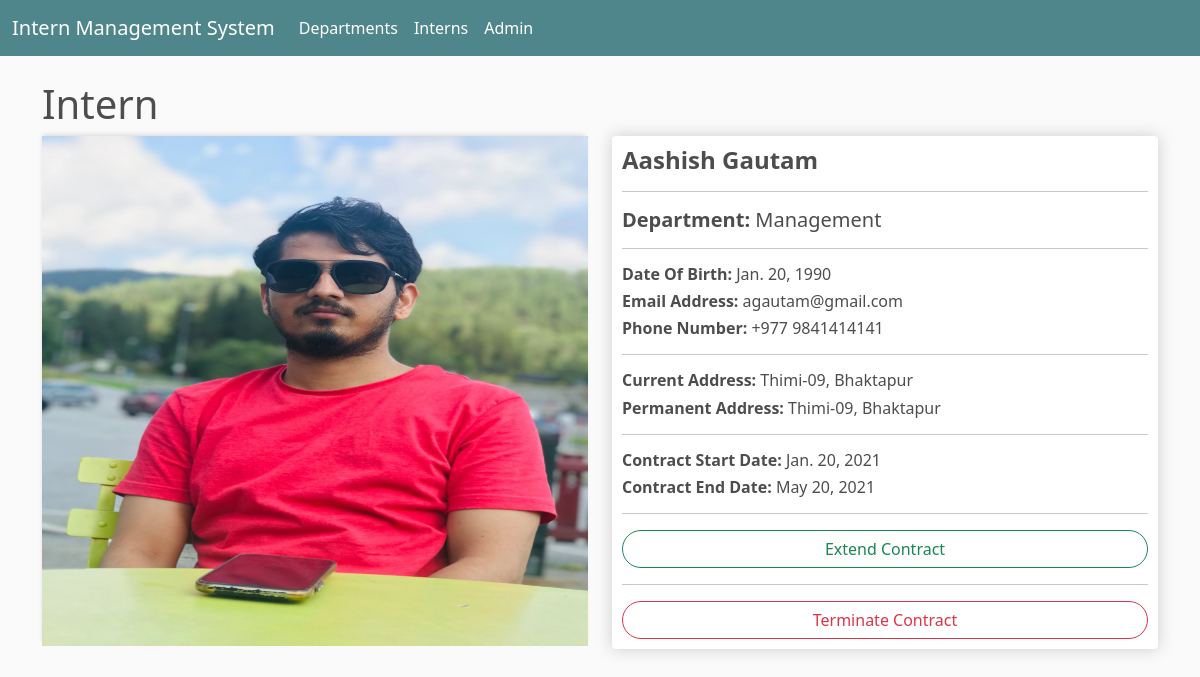
/view_details/15/, run on the app's committed database.
### internship/models.py (models this page shows)
class Internship(models.Model):
    firstname = models.CharField(max_length=255)
    lastname = models.CharField(max_length=255)
    date_of_birth = models.DateField()
    email_address = models.EmailField()
    phone_number = models.CharField(max_length=15)
    current_address = models.CharField(max_length=255)
    permanent_address = models.CharField(max_length=255)
    start_date = models.DateField()
    end_date = models.DateField()
    department = models.ForeignKey(Department, on_delete=models.SET_NULL, null=True)
    image = models.ImageField(null=True, blank=True)
    @property
    def imageURL(self):
        try:
            url = self.image.url
        except:
            url = ''
        return url

### department/models.py (models this page shows)
class Department(models.Model):
    name = models.CharField(max_length=255)
    def __str__(self):
        return self.name

### internship/views.py (the view)
# urls.py: path('view_details/<str:intern_id>/', views.viewDetails, name="view_details"),
def viewDetails(request, intern_id ):
    intern = get_object_or_404(Internship, id=intern_id)
    context = {"intern":intern}
    return render(request, 'view_details.html',context)

### internship/templates/view_details.html
{% extends 'base.html' %} {% load static %} {% block content %}
<h1> Intern </h1>
<div class="row">
    <div class="col-md-6">
        <img style="height: 510px;" class="thumbnail" src="{{ intern.imageURL }}">
    </div>
    <div class="col-md-6">
        <div class="box-element ">
            <h4><strong>{{ intern.firstname }} {{ intern.lastname }}</strong></h4>
            <hr>
            <h5><strong>Department: </strong>{{ intern.department }}</h5>
            <hr>
            <h6><strong>Date Of Birth: </strong>{{ intern.date_of_birth }}</h6>
            <h6><strong>Email Address: </strong>{{ intern.email_address }}</h6>
            <h6><strong>Phone Number: </strong>{{ intern.phone_number }}</h6>
            <hr>
            <h6><strong>Current Address: </strong>{{ intern.current_address }}</h6>
            <h6><strong>Permanent Address: </strong>{{ intern.permanent_address }}</h6>
            <hr>
            <h6><strong>Contract Start Date: </strong>{{ intern.start_date }}</h6>
            <h6><strong>Contract End Date: </strong>{{ intern.end_date }}</h6>
            <hr>
            <a class="btn btn-outline-success" href="#">Extend Contract</a>
            <hr>
            <a class="btn btn-outline-danger" href="#">Terminate Contract</a>
        </div>
    </div>
</div>
{% endblock %}

### static/css/main.css (style rules this page uses)
body { background-color: hsl(0, 0%, 98%); }
h1, h2, h3, h4, h5, h6 { color: hsl(0, 0%, 30%); }
.box-element { box-shadow: hsl(0, 0%, 80%) 0 0 16px; background-color: #fff; border-radius: 4px; padding: 10px; }
.thumbnail { width: 100%; height: 280px; -webkit-box-shadow: -1px -3px 5px -2px rgba(214, 214, 214, 1); -moz-box-shadow: -1px -3px 5px -2px rgba(214, 214, 214, 1); box-shadow: -1px -3px 5px -2px rgba(214, 214, 214, 1); }
.btn { border-radius: 2rem; width: 100%; }

### data on the page
Internship: imageURL (picture), firstname "Aashish", lastname "Gautam", department "Management", date_of_birth "Jan. 20, 1990", email_address "agautam@gmail.com", phone_number "+977 9841414141", current_address "Thimi-09, Bhaktapur", permanent_address "Thimi-09, Bhaktapur", start_date "Jan. 20, 2021", end_date "May 20, 2021"
